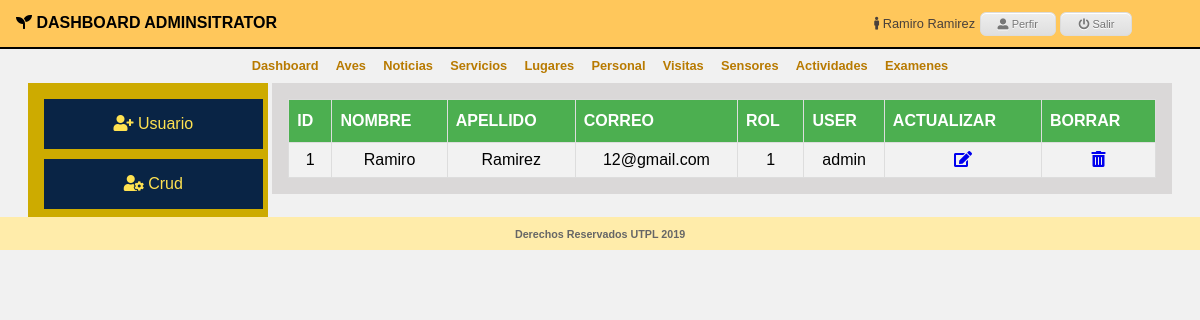
/administrator/adm_activities/index.php (signed in), run on the app's committed database.
### tables this page shows
CREATE TABLE `usuarios` (
  `id` int(11) NOT NULL,
  `nombre` varchar(100) NOT NULL,
  `apellido` varchar(100) NOT NULL,
  `correo` varchar(50) NOT NULL,
  `rol` int(11) NOT NULL,
  `user` varchar(50) NOT NULL,
  `password` varchar(100) NOT NULL
);

### dll/class_mysqli.php (the view, shortened to what this page needs)
<?php
class clase_mysqli{
	var $BaseDatos;
	var $Servidor;
	var $Usuario;
	var $Clave;
	var $Conexion_ID=0;
	var $Consulta_ID=0;
	function clase_mysqli($host="", $user="", $pass="", $db=""){
		$this->BaseDatos=$db;
		$this->Servidor=$host;
		$this->Usuario=$user;
		$this->Clave=$pass;
	}
	function conectar($host, $user, $pass, $db){
		if($db != "")$this->BaseDatos=$db;
		if($host != "")$this->Servidor=$host;
		if($user != "")$this->Usuario=$user;
		if($pass != "")$this->Clave=$pass;
		$this->Conexion_ID=new mysqli($this->Servidor, $this->Usuario, $this->Clave, $this->BaseDatos);
		return$this->Conexion_ID;
	}
	function consulta($sql=""){
		$this->Consulta_ID=mysqli_query($this->Conexion_ID,$sql);
		return $this->Consulta_ID;
	}
	function numcampos(){
		return mysqli_num_fields($this->Consulta_ID);
	}
	function verconsulta_crud(){
		echo "<table class='tablecud'>";
		echo "<tr>";
		for ($i=0; $i < $this->numcampos() ; $i++) {
			echo  "<th>".mysqli_fetch_field_direct($this->Consulta_ID, $i)->name."</th>";
		}
		echo  "<th>Actualizar</th>";
		echo  "<th>Borrar</th>";
		echo "</tr>";
		while ($row=mysqli_fetch_array($this->Consulta_ID)) {
			echo "<tr>";
			for ($i=0; $i < $this->numcampos(); $i++) {
				echo "<td>".utf8_encode($row[$i])."</td>";
			}
			echo "<td><a href='actualizar.php?id=$row[0]'><i class='fas fa-edit'></i></a></td>";
			echo "<td><a href='borrar.php?idr=$row[0]'><i class='fas fa-trash-alt'></i></a></td>";
			echo "</tr>";
		}
		echo "</table>";
	}
}
?>

### administrator/css/style.css (style rules this page uses)
* { padding: 0; margin: 0; }
html, body { background: #f1f1f1; height: 100%; font-family: arial; }
.tablecud { font-family: "Trebuchet MS", Arial, Helvetica, sans-serif; border-collapse: collapse; width: 100%; }
.tablecud td, .tablecud th { border: 1px solid #ddd; padding: 8px; }
.tablecud tr:nth-child(even) { background-color: #f2f2f2; }
.tablecud th { padding-top: 12px; padding-bottom: 12px; text-align: left; background-color: #4CAF50; color: white; text-transform: uppercase; }

### administrator/adm_birds/adm_birds_css/estilos.css (style rules this page uses)
* { padding: 0; margin: 0; }
a { text-decoration: none; }

### data on the page
usuarios: id "1", nombre "Ramiro", apellido "Ramirez", correo "12@gmail.com", rol "1", user "admin"

### other printed values
utf8_encode($_SESSION['nombre']) "Ramiro Ramirez"
mysqli_fetch_field_direct($this->Consulta_ID, $i)->name "ID"
mysqli_fetch_field_direct($this->Consulta_ID, $i)->name "NOMBRE"
mysqli_fetch_field_direct($this->Consulta_ID, $i)->name "APELLIDO"
mysqli_fetch_field_direct($this->Consulta_ID, $i)->name "CORREO"
mysqli_fetch_field_direct($this->Consulta_ID, $i)->name "ROL"
mysqli_fetch_field_direct($this->Consulta_ID, $i)->name "USER"
